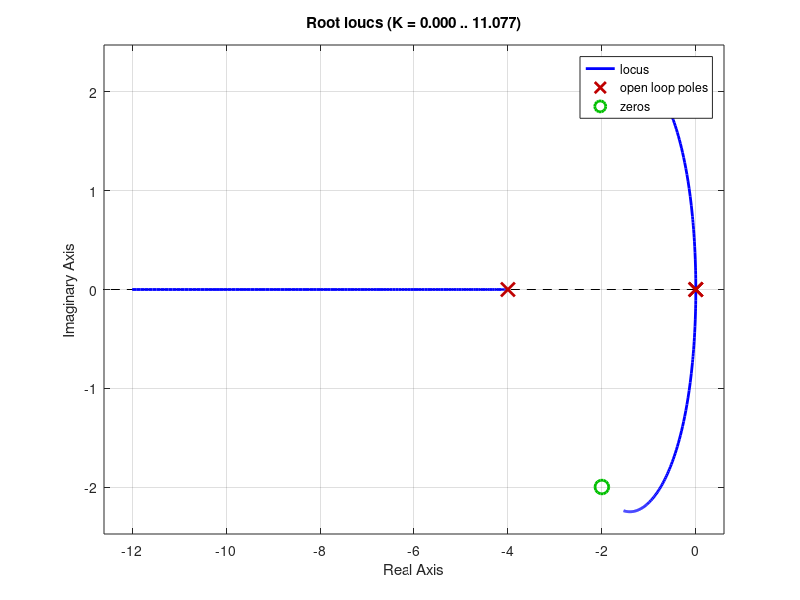
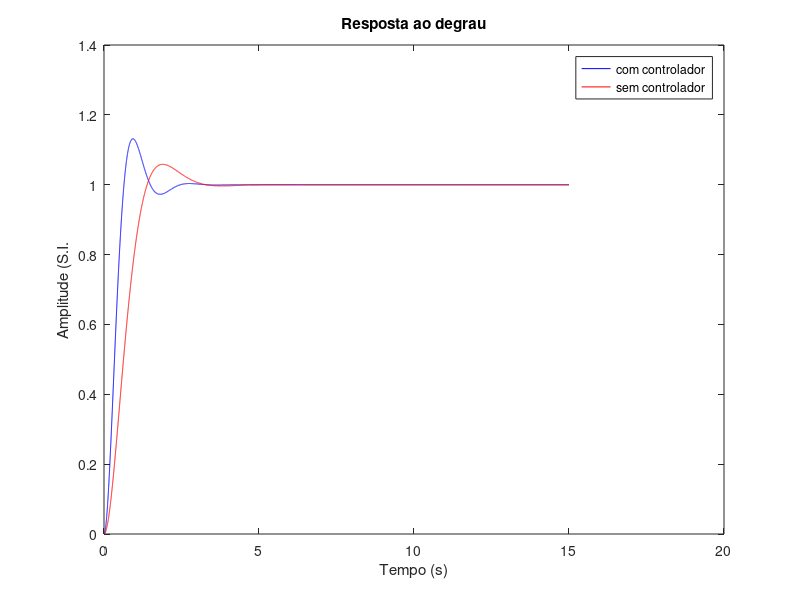
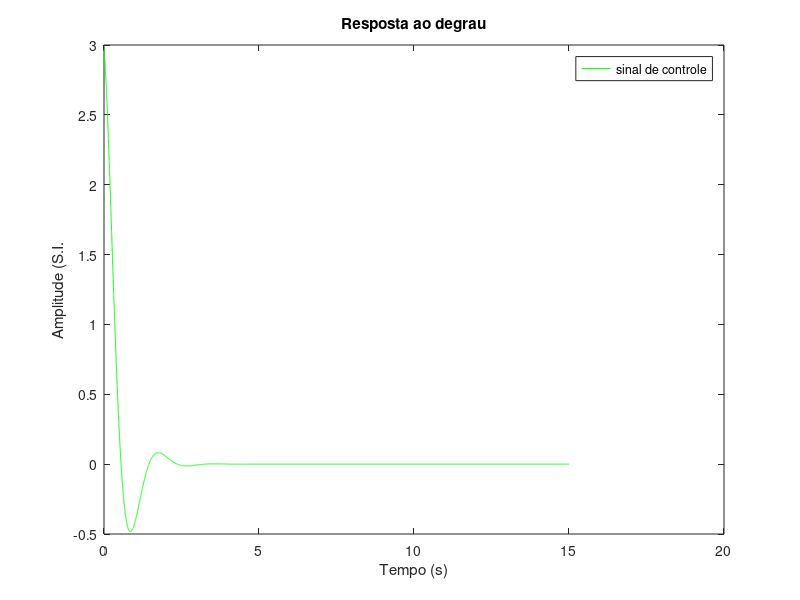

Source code (MATLAB) for these figures, in order:
close all;
clear all;
clc;

s = tf('s');

t = 0:0.001:15;
%=========================== LAB 01 ===============================
P_a = (s^2+4*s+8)/(s^2*(s+4));
G_a= P_a;
H = 1;

k_a = 7.57;
G_2 = P_a * k_a;
T_a = feedback(G_2, H);
pole(T_a)

figure, rlocus(P_a*H)

%=========================== LAB 02 ===============================
P = (5)/(s*(s+3));
K = 2.97*((s+2)/(s+2.85));
G = P*K;
T = feedback(G, H); %com controlador
T_2 = feedback(P, H); %sem controlador
pole(T)

y1 = step(T, t); %com controlador
y2 = step(T_2, t); %sem controlador

figure, plot(t, y1, '-b', t, y2, 'r');
legend('com controlador', 'sem controlador')
xlabel('Tempo (s)');
ylabel('Amplitude (S.I.');
title('Resposta ao degrau');

F = (K)/(1+K*P*H);
y3 = step(F, t);
figure, plot(t, y3, '-g');
legend('sinal de controle')
xlabel('Tempo (s)');
ylabel('Amplitude (S.I.');
title('Resposta ao degrau');